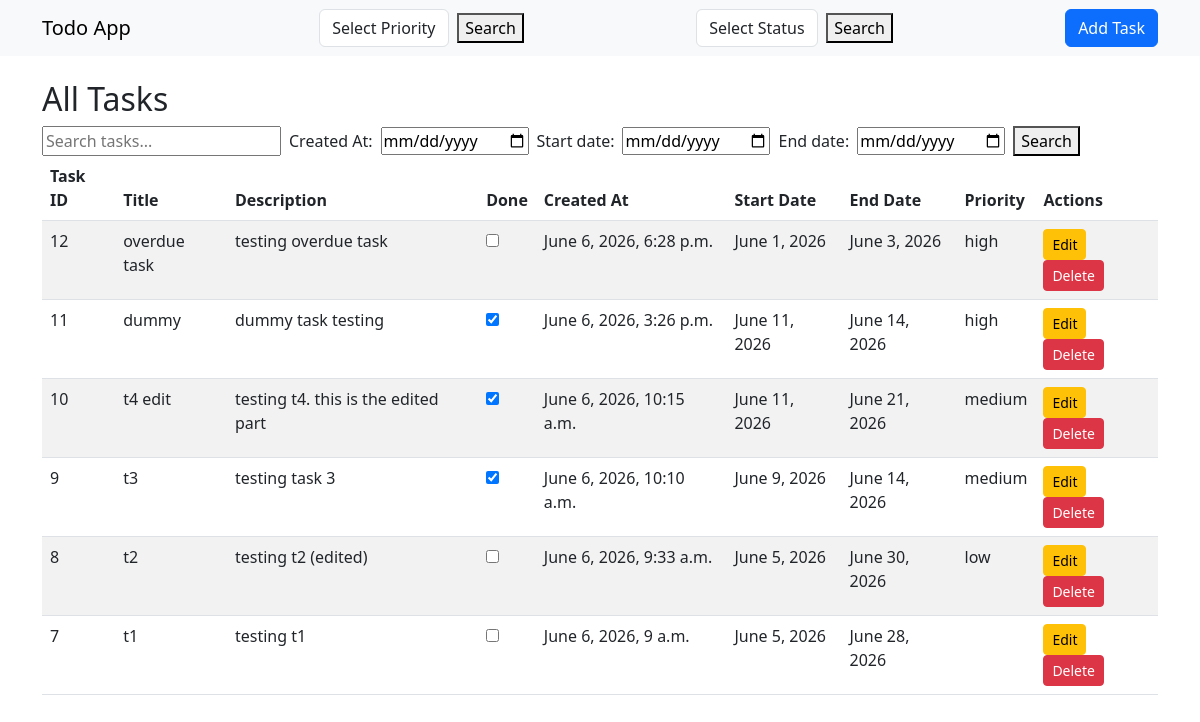
The page / on the database its author committed.
### task/models.py (models this page shows, shortened)
class Task(models.Model):
    title=models.CharField(max_length=100)
    description=models.TextField(blank=True)
    completed=models.BooleanField(default=False)
    created_at=models.DateTimeField(auto_now_add=True)
    start_date=models.DateField(blank=True,null=True)
    end_date=models.DateField(blank=True,null=True)
    priority=models.CharField(max_length=50,blank=True)

### task/views.py (the view)
# urls.py: path('', views.task_list,name='task_list'),
def task_list(request):
    tasks=Task.objects.all().order_by('-created_at')
    query = request.GET.get('query', '')
    created_date=request.GET.get('created_date','')
    start_date=request.GET.get('start_date','')
    end_date=request.GET.get('end_date','')
    if created_date:
        tasks = tasks.filter(created_at__date=created_date)
    if start_date:
        tasks = tasks.filter(start_date=start_date)
    if end_date:
        tasks = tasks.filter(end_date=end_date)
    if query:
        tasks = tasks.filter(title__icontains=query) | tasks.filter(id__icontains=query)
    return render(request,'task/task_list.html',{'tasks':tasks, 'query':query})

### task/templates/task/task_list.html (shortened to what this page needs)
{% extends 'task/base.html' %}
{% block content %}
<h2>All Tasks</h2>
<div style="display: flex; gap: 10px; align-items: center; flex-wrap: wrap;">
  <form method="GET" style="display: flex; gap: 8px; align-items: center;">
      <input type="text" name="query" placeholder="Search tasks..." value="{{ query }}">
      Created At: <input type="date" name="created_date">
      Start date: <input type="date" name="start_date">
      End date: <input type="date" name="end_date">
      <button type="submit">Search</button>
  </form>
</div>
<table class="table table-striped">
  <thead>
    <tr>
      <th>Task ID</th>
      <th>Title</th>
      <th>Description</th>
      <th>Done</th>
      <th>Created At</th>
      <th>Start Date</th>
      <th>End Date</th>
      <th>Priority</th>
      <th>Actions</th>
    </tr>
  </thead>
  <tbody>
    {% for task in tasks %}
      <tr>
        <td>{{task.id}}</td>
        <td>{{ task.title }}</td>
        <td>{{ task.description}}</td>
        <td>
          <form method="POST" action="{% url 'task:task_toggle' task.id %}">
            <input type="checkbox" {% if task.completed %}checked{% endif %} onclick="this.form.submit()">
          </form>
        </td>
        <td>{{task.created_at}}</td>
        <td>{{task.start_date}}</td>
        <td>{{task.end_date}}</td>
        <td>{{task.priority}}</td>
        <td>
          <a class="btn btn-sm btn-warning" href="{% url 'task:task_edit' task.id %}">Edit</a>
          <a class="btn btn-sm btn-danger" href="{% url 'task:task_delete' task.id %}">Delete</a>
        </td>
      </tr>
    {% empty %}
      <tr>
        <td colspan="5">No tasks yet.</td>
      </tr>
    {% endfor %}
  </tbody>
</table>
{% endblock %}

### task/templates/task/base.html (shortened to what this page needs)
<!DOCTYPE html>
<html>
<head>
  <link href="https://cdn.jsdelivr.net/npm/bootstrap@5.3.0/dist/css/bootstrap.min.css" rel="stylesheet">
</head>
<body>
  <nav class="navbar navbar-light bg-light mb-4">
    <div class="container">
      <a class="navbar-brand" href="{% url 'task:task_list' %}">Todo App</a>
      <form method="GET" action="{% url 'task:task_priority' %}" style="display: flex; gap: 8px; align-items: center;">
        <select name="priority" class="form-control">
          <option value="">Select Priority</option>
        </select>
        <button type="submit">Search</button>
      </form>
      <form method="GET" action="{% url 'task:task_status' %}" style="display: flex; gap: 8px; align-items: center;">
        <select name="status" class="form-control">
          <option value="">Select Status</option>
        </select>
        <button type="submit">Search</button>
      </form>
      <a class="btn btn-primary" href="{% url 'task:task_add' %}">Add Task</a>
    </div>
  </nav>
  <div class="container">
    {% block content %}{% endblock %}
  </div>
</body>
</html>

### rows shown on the page
Task: id "12", title "overdue task", description "testing overdue task", created_at "June 6, 2026, 6:28 p.m.", start_date "June 1, 2026", end_date "June 3, 2026", priority "high"
Task: id "11", title "dummy", description "dummy task testing", completed "☑", created_at "June 6, 2026, 3:26 p.m.", start_date "June 11, 2026", end_date "June 14, 2026", priority "high"
Task: id "10", title "t4 edit", description "testing t4. this is the edited part", completed "☑", created_at "June 6, 2026, 10:15 a.m.", start_date "June 11, 2026", end_date "June 21, 2026", priority "medium"
Task: id "9", title "t3", description "testing task 3", completed "☑", created_at "June 6, 2026, 10:10 a.m.", start_date "June 9, 2026", end_date "June 14, 2026", priority "medium"
Task: id "8", title "t2", description "testing t2 (edited)", created_at "June 6, 2026, 9:33 a.m.", start_date "June 5, 2026", end_date "June 30, 2026", priority "low"
Task: id "7", title "t1", description "testing t1", created_at "June 6, 2026, 9 a.m.", start_date "June 5, 2026", end_date "June 28, 2026"
